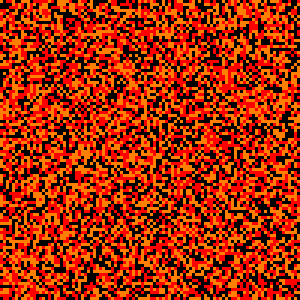
#> input picture final pics/F.gif, 100 x 100 px, found by its file name (shown 3 times larger); the run also reads 1 picture not shown here
$ python smallCode.py
#> lines starting #> are read from the running program, lines starting #| are printed output that depends on the picture
from PIL import Image

# Open GIFs
gif1 = Image.open("F.gif")
#> gif1 is the input picture: PIL image 100x100 P; mean R, G, B 168.7, 41.9, 0
gif2 = Image.open("G.gif")

# Get frame 20 (Python indexing: frame 20 is the 21st frame)
gif1.seek(2)
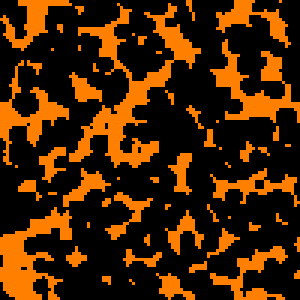
#> gif1: PIL image 100x100 RGB (shown 3 times larger); mean R, G, B 71.9, 36.1, 0
gif2.seek(2)
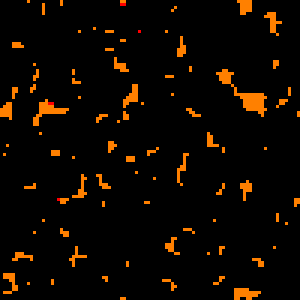
#> gif2: PIL image 100x100 RGB (shown 3 times larger); mean R, G, B 14.5, 7.2, 0

# Make copies before saving
frame1 = gif1.copy()
frame2 = gif2.copy()

# Save as PNGs
frame1.save("F_frame2.png")
frame2.save("G_frame2.png")
